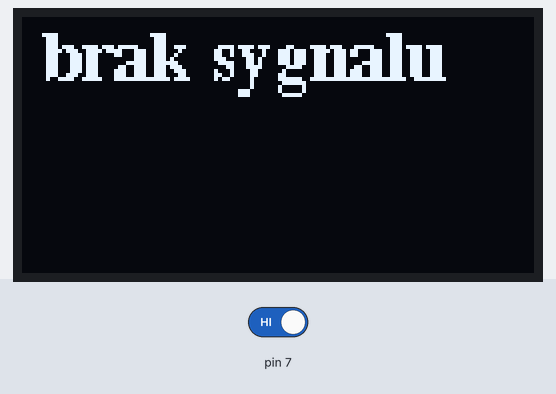
A program run on a simulated Arduino Uno, built with avr-gcc and run on an emulated ATmega328P. On the bench: 128×64 one-colour display. The inputs (shaded band) are chosen by the test bench; at power-on: pin 7 HIGH.

Above: at 1.7 s.
1.8 s: pin 7 driven LOW
At 3.0 s:
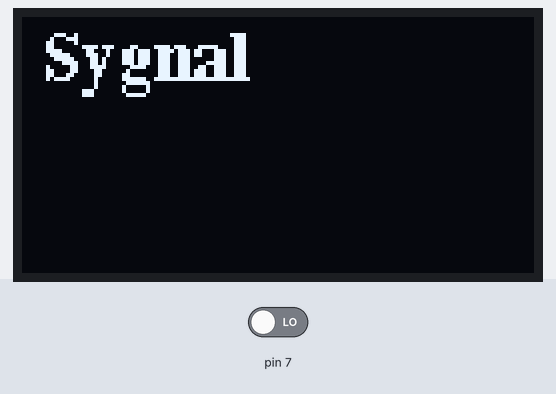
3.3 s: pin 7 driven HIGH
At 3.8 s:
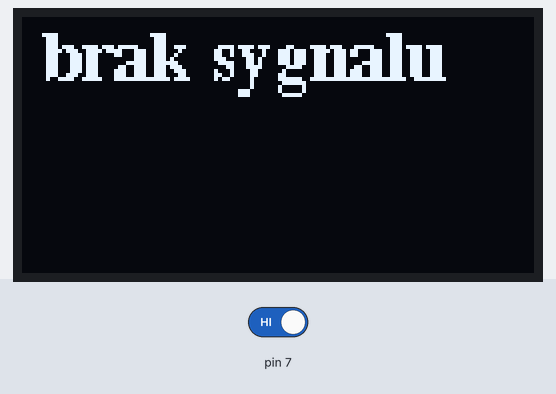
Timing chart, 0 to 6.3 s (numbered marks = the images above; inputs shaded):
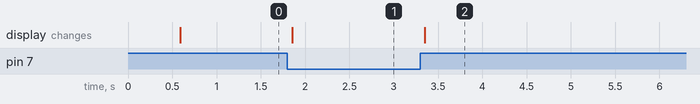

Measured:
- after the input at 1.8 s, the display: changes after 0.06 s (image 1)
- after the input at 3.3 s, the display: changes after 0.05 s (image 2)

The program:

main.cpp
```cpp
#include <Arduino.h>
#include "Adafruit_GFX.h"
#include "Adafruit_SSD1306.h"
#include <Wire.h>
#include <Fonts/FreeSerifBold9pt7b.h>


#define OLED_RESET -1
Adafruit_SSD1306 display(OLED_RESET); /* Object of class Adafruit_SSD1306 */

void setup() {
  Serial.begin(115200);
  pinMode(7, INPUT);
  display.begin(SSD1306_SWITCHCAPVCC, 0x3C); /* Initialize display with address 0x3C */
  display.clearDisplay(); /* Clear display */
  display.setFont(&FreeSerifBold9pt7b);
  display.setTextColor(WHITE);
  display.setTextSize(1); /* Select font size of text. Increases with size of argument. */
  display.setCursor(5,15);
  display.println("GuitarTuner");
  display.display();
  delay(500);

}

void loop() {
  if (digitalRead(7) == LOW)
  {
    display.clearDisplay();
    display.setFont(&FreeSerifBold9pt7b);
    display.setTextColor(WHITE);
    display.setTextSize(1); /* Select font size of text. Increases with size of argument. */
    display.setCursor(5,15);
    display.println("Sygnal");
    display.display();
  }else{
    display.clearDisplay();
    display.setFont(&FreeSerifBold9pt7b);
    display.setTextColor(WHITE);
    display.setTextSize(1); /* Select font size of text. Increases with size of argument. */
    display.setCursor(5,15);
    display.println("brak sygnalu");
    display.display();
  }


}
```
